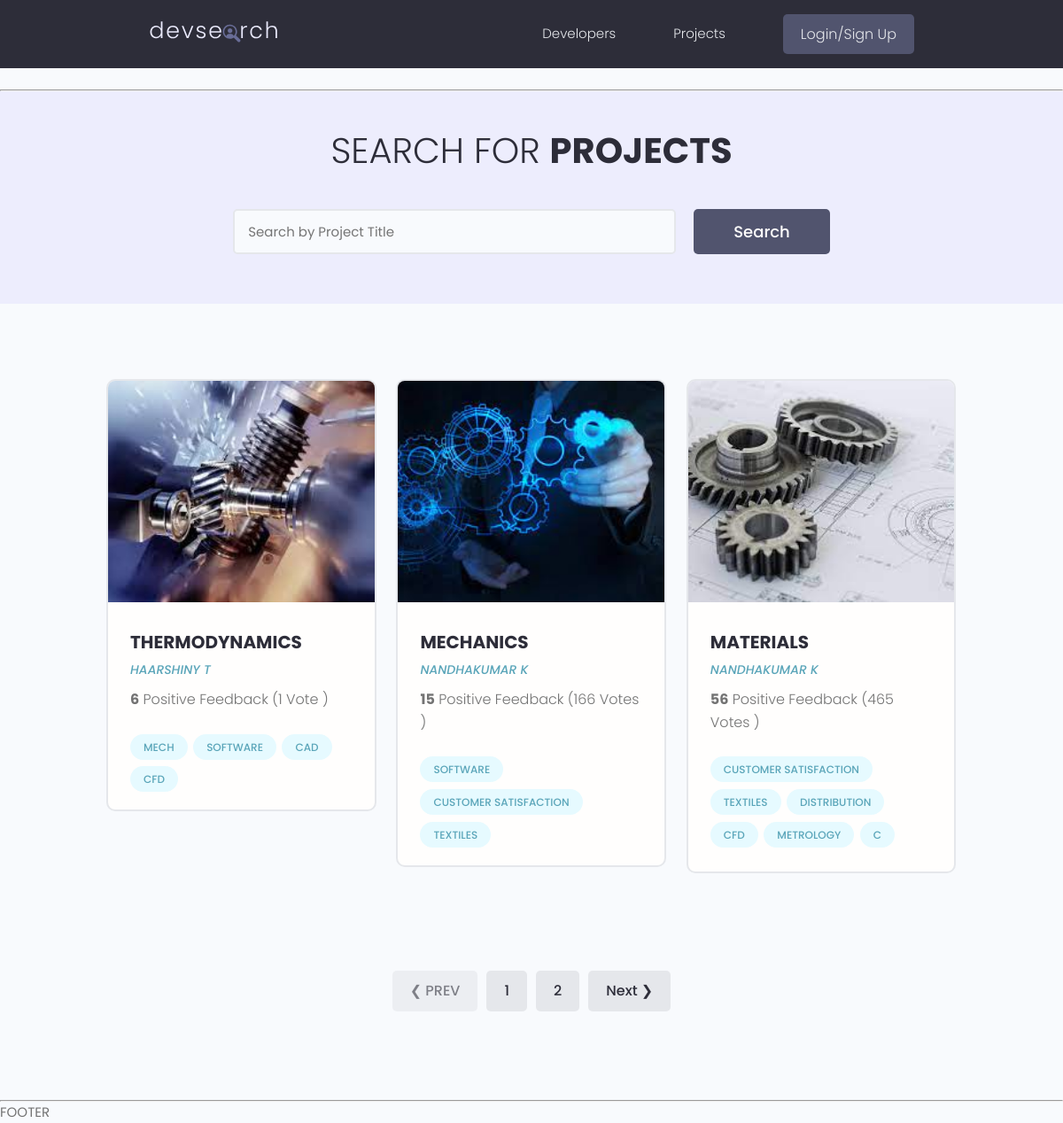
Page /project1/ on the committed database.
### project1/models.py (models this page shows, shortened)
class Project(models.Model):
    project_type = [('static','static application'),
                    ('dynamic','web application')
    ]
    owner = models.ForeignKey(Profile,on_delete=models.CASCADE,null=True,blank=True)
    title = models.CharField (max_length=500)
    description = models.TextField (max_length=5000,null=True,blank=True)
    image = models.ImageField (upload_to='photos/', default='photos/download.jpg',null=True,blank=True)
    demo_link = models.CharField (max_length=2000,null=True,blank=True)
    source_link = models.CharField (max_length=2000,null=True,blank=True)
    tags= models.ManyToManyField('Tag',blank=True)
    created = models.DateTimeField (auto_now_add=True)
    vote_total = models.IntegerField (default=0,null=True,blank=True)
    vote_ratio = models.IntegerField (default=0,null=True,blank=True)
    type = models.CharField (max_length=30,choices=project_type,null=True,blank=True)

class Tag(models.Model):
    name=models.CharField(max_length=500)
    created = models.DateTimeField (auto_now_add=True)
    def __str__(self):
        return self.name

### users/models.py (models this page shows, shortened)
class Profile(models.Model):
    user = models.OneToOneField(User,on_delete=models.CASCADE,null=True,blank=True)
    name = models.CharField(max_length=200)
    username = models.CharField(max_length=200,null=True,blank=True)
    email = models.EmailField(null=True,blank=True)
    profile_image = models.ImageField(upload_to='profiles',default='profiles/download.png',null=True,blank=True)
    short_intro = models.CharField(max_length=2000,null=True,blank=True)
    bio = models.TextField(null=True,blank=True)
    location = models.CharField(max_length=500,null=True,blank=True)
    social_github = models.CharField(max_length=2000,null=True,blank=True)
    social_twitter = models.CharField(max_length=2000,null=True,blank=True)
    social_youtube = models.CharField(max_length=2000,null=True,blank=True)
    social_linkedin = models.CharField(max_length=2000,null=True,blank=True)
    social_website = models.CharField(max_length=2000,null=True,blank=True)
    created = models.DateTimeField(auto_now_add=True)

### project1/views.py (the view)
# urls.py: path('', views.project2, name='project2'),
def project2(request):
    projects = searchProjects(request)
    page_projects, custom_range = paginateProjects(request,projects,3)
    Context = {
        'projects' : page_projects,
        'custom_range': custom_range,
    }
    return render(request,'project1/project1.html',Context)

### project1/utils.py (called while the page is built)
def searchProjects(request):
    search_query=''
    if request.GET.get('search_query'):
        search_query= request.GET['search_query']
    print('search query')
    tags = Tag.objects.filter(name__icontains=search_query)
    projects = Project.objects.filter(Q(title__icontains=search_query) |
                                      Q (owner__name__icontains=search_query) |
                                       Q (tags__in=tags)).distinct()
    return projects

def paginateProjects(request, projects, no_of_proj):
    paginator = Paginator(projects,no_of_proj)
    page = request.GET.get('page')
    try:
        page_projects = paginator.page(page)
    except PageNotAnInteger:
        page = 1
        page_projects = paginator.page(page)
    except EmptyPage:
        page = paginator.num_pages
        page_projects = paginator.page(page)
    leftIndex = int(page) - 2
    if leftIndex < 1:
        leftIndex = 1
    rightIndex = int(page) + 2
    if rightIndex > paginator.num_pages:
        rightIndex = paginator.num_pages + 1
    custom_range = range(leftIndex,rightIndex)
    return page_projects, custom_range

### project1/templates/project1/project1.html (shortened to what this page needs)
{% extends 'main.html' %}
{% block content %}
     <main class="projects">
          <section class="hero-section text-center">
            <div class="container container--narrow">
              <div class="hero-section__box">
                <h2>Search for <span>Projects</span></h2>
              </div>
              <div class="hero-section__search">
                <form class="form" action="" method="get">
                  <div class="form__field">
                    <input class="input input--text" id="formInput#search" type="text" name="search_query" value="{{request.GET.search_query}}"
                      placeholder="Search by Project Title" />
                  </div>
                  <input class="btn btn--sub btn--lg" type="submit" value="Search" />
                </form>
              </div>
            </div>
          </section>
          <section class="projectsList">
            <div class="container">
              <div class="grid grid--three">
               {% for pyt in projects %}
                <div class="column">
                  <div class="card project">
                    <a href="{% url 'project1:project3' pyt.id %}" class="project">
                      <img class="project__thumbnail" src="{{ pyt.image.url }}" alt="project thumbnail" />
                      <div class="card__body">
                        <h3 class="project__title">{{ pyt.title }}</h3>
                        <p><a class="project__author" href="{% url 'users:single-profile' pyt.owner.id %}">{{pyt.owner.name}}</a></p>
                        <p class="project--rating">
                          <span style="font-weight: bold;">{{ pyt.vote_ratio }}</span> Positive
                          Feedback ({{ pyt.vote_total }} Vote{{ pyt.vote_total|pluralize:"s" }} )
                        </p>
                        <div class="project__tags">
                         {% for tag in pyt.tags.all %}
                          <span class="tag tag--pill tag--main">
                            <small>{{ tag }}</small>
                          </span>
                          {% endfor %}
                        </div>
                      </div>
                    </a>
                  </div>
                </div>
                {% endfor %}
          </section>
    {% if projects.has_other_pages %}
    <div class="pagination">
      <ul class="container">
        {% if projects.has_previous %}
        <li><a href="?page={{projects.previous_page_number}}&search_query={{request.GET.search_query}}" class="btn">&#10094; Prev</a></li>
        {% else %}
        <li><a href="" class="btn btn--disabled">&#10094; PREV</a></li>
        {% endif %}
        {% for page in custom_range %}
        {% if page == profiles.number %}
        <li><a href="?page={{page}}&search_query={{request.GET.search_query}}" class="btn btn--sub">{{page}}</a></li>
        {% else %}
        <li><a href="?page={{page}}&search_query={{request.GET.search_query}}" class="btn">{{page}}</a></li>
        {% endif %}
        {% endfor %}
        {% if projects.has_next %}
        <li><a href="?page={{projects.next_page_number}}&search_query={{request.GET.search_query}}" class="btn">Next  &#10095;</a></li>
        {% else %}
        <li><a href="" class="btn btn--disabled"> NEXT &#10095; </a></li>
        {% endif %}
        </ul>
    </div>
    {% endif %}
    </main>
{% endblock %}

### templates/main.html (shortened to what this page needs)
<!DOCTYPE html>
{% load static %}
<html lang="en">
<head>
  <link rel="stylesheet" href="https://cdn.iconmonstr.com/1.3.0/css/iconmonstr-iconic-font.min.css" />
  <link rel="stylesheet" href="{% static 'uikit/styles/uikit.css' %}" />
  <link rel="stylesheet" href="{% static 'styles/app.css' %}" />
</head>
<body>
    {% include 'nav.html' %}
    <hr>
    {% block content %}
    {% endblock %}
    <hr>
    FOOTER
</body>
</html>

### templates/nav.html (shortened to what this page needs)
{% load static %}
<header class="header">
    <div class="container container--narrow">
      <a href="/" class="header__logo">
        <img src="{% static 'images/logo.svg' %}" alt="DevSearch Logo" />
      </a>
      <nav class="header__nav">
        <ul class="header__menu">
          <li class="header__menuItem"><a href="{% url 'users:all-profile' %}">Developers</a></li>
          <li class="header__menuItem"><a href="{% url 'project1:project2' %}">Projects</a></li>
          {% if request.user.is_authenticated %}
          <li class="header__menuItem"><a href="{% url 'users:inbox' %}">Inbox</a></li>
          <li class="header__menuItem"><a href=" {% url 'users:account' %} ">My account</a></li>
          <li class="header__menuItem"><a href=" {% url 'users:logout' %}" class="btn btn--sub">Logout</a></li>
          {% else %}
          <li class="header__menuItem"><a href=" {% url 'users:login' %}" class="btn btn--sub">Login/Sign Up</a></li>
          {% endif %}
        </ul>
      </nav>
    </div>
  </header>

### static/styles/app.css (style rules this page uses)
:root { --color-sub: #2d2d39; }
.btn--sub { background-color: var(--color-sub-light); }
.card { border: 2px solid var(--color-light); }
img { width: 100%; }
.header { position: sticky; z-index: 111; background-color: var(--color-sub); padding: 1.5rem 0; }
.header > .container { display: flex; justify-content: space-between; align-items: center; }
.header__logo > img { height: 3.8rem; }
.header__nav > ul { display: inline-flex; align-items: center; list-style: none; gap: 6.5rem; }
.header__menuItem > a { color: var(--color-light); font-weight: 300; }
.hero-section { height: 40vh; display: flex; align-items: center; background-color: var(--color-sub); }
.hero-section__box { margin-bottom: 4rem; }
.hero-section__box > h2, .hero-section__box > h2 > span { font-size: 4rem; color: var(--color-light); line-height: 1.3; text-transform: uppercase; }
.hero-section__box > h2 { font-weight: 300; }
.hero-section__box > h2 > span { font-weight: 700; }
.hero-section__search > .form { display: flex; align-items: center; justify-content: center; gap: 2rem; }
.hero-section__search > .form input.input--text { width: 50rem; }
.pagination { margin-top: 8rem; margin-bottom: 10rem; }
.pagination > ul { flex-wrap: wrap; list-style: none; display: flex; align-items: center; justify-content: center; gap: 1rem; }
.pagination .btn { color: var(--color-sub); }
.project__author { font-size: 1.4rem; font-style: italic; }
.project--rating { margin-bottom: 1.6em; margin-top: .5em; }
.projects > .hero-section { background: var(--color-sub-lighter); height: 30vh; }
.projects .hero-section__box { margin-bottom: 2.5rem; }
.projects .hero-section__box > h2 { color: var(--color-sub); }
.projects .hero-section__box > h2 > span { font-weight: 700; color: var(--color-sub); }
.projectsList { margin-top: 8rem; }
.project__thumbnail { height: 25rem; object-fit: cover; object-position: top center; }
.project__title { font-size: 2rem; font-weight: 700; color: var(--color-sub); }

### static/uikit/styles/modules/_variables.css (style rules this page uses)
:root { --color-main: #5aa5b9; --color-main-light: #e6faff; --color-sub: #3f4156; --color-sub-light: #51546e; --color-sub-lighter: #ededfd; --color-text: #737373; --color-gray: #8b8b8b; --color-light: #e5e7eb; --color-light-gray: #767676; --color-bg: #f8fafd; --color-white: #fffefd; --color-white-light: #f3f3f3; --color-success: #359e64; --color-success-bg: #def8e8; --color-error: #fc4b0b; --color-error-bg: #fff2ee; --font-base: 'Poppins', arial, helvetica, 'Segoe UI', roboto, ubuntu, sans-serif; --font-monospace: 'Fira Code', 'Courier New', courier, monospace; --font-regular: 300; --font-medium: 500; --font-bold: 700; --generic-shadow: 1px 1px 5px #00000010; --generic-transition: all 0.3s ease-in-out; }

### static/uikit/styles/modules/_base.css (style rules this page uses)
* { margin: 0; padding: 0; box-sizing: border-box; text-rendering: optimizeLegibility; color: inherit; font-size: inherit; }
html { font-size: 50%; }
@media only screen and (min-width: 480px) { html { font-size: 56.25%; } }
@media only screen and (min-width: 1200px) { html { font-size: 62.5%; } }
body { line-height: 1.6; font-weight: 400; font-size: 1.5rem; color: var(--color-text); background-color: var(--color-bg); min-height: 100vh; }

### static/uikit/styles/modules/_typography.css (style rules this page uses)
* { font-family: var(--font-base); }
h2 { font-size: 3.6rem; font-weight: var(--font-bold); }
h3 { font-size: 3.2rem; font-weight: var(--font-medium); }
p, span, strong { font-size: 1.6rem; color: var(--color-text); font-weight: var(--font-regular); }
a { padding-bottom: 2px; text-decoration: none; display: inline-block; color: var(--color-main); font-weight: var(--font-medium); }

### static/uikit/styles/modules/_utilities.css (style rules this page uses)
.container { width: 92%; max-width: 165rem; margin: 0 auto; box-sizing: border-box; }
.container--narrow { width: 92%; max-width: 120rem; }
@media screen and (min-width: 1000px) { .container { width: 90%; } }
@media screen and (min-width: 1000px) { .container--narrow { width: 85%; } }
@media screen and (min-width: 1200px) { .container { width: 80%; } }
@media screen and (min-width: 1200px) { .container--narrow { width: 72%; } }
.text-center { text-align: center; }

### static/uikit/styles/modules/_card.css (style rules this page uses)
.card { border-radius: 1rem; background-color: var(--color-white); border: 1.5px solid var(--color-light); width: auto; height: auto; margin-top: 0.5rem; margin-bottom: 0.5rem; overflow: hidden; }
.card__body, .card__header { padding: 2rem 2.5rem; }

### rows in the picture
Project: image (picture), title "THERMODYNAMICS", owner.name "HAARSHINY T", vote_ratio "6", vote_total "1"
Tag: name "MECH"
Tag: name "SOFTWARE"
Tag: name "CAD"
Tag: name "CFD"
Project: image (picture), title "MECHANICS", owner.name "NANDHAKUMAR K", vote_ratio "15", vote_total "166"
Tag: name "CUSTOMER SATISFACTION"
Tag: name "TEXTILES"
Project: image (picture), title "MATERIALS", owner.name "NANDHAKUMAR K", vote_ratio "56", vote_total "465"
Tag: name "DISTRIBUTION"
Tag: name "METROLOGY"
Tag: name "C"

### other values in the picture
{{ page }} "1" "2"
